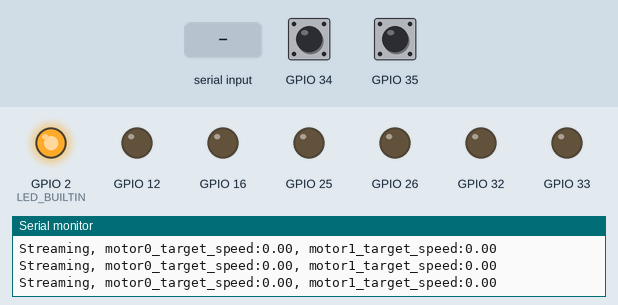
Recording of a program running on a simulated ESP32. On the bench: output pins drawn as LEDs (lit = HIGH), the last lines printed to the serial monitor. Dashed ring = blinking. The inputs (shaded band) are chosen by the test bench; at power-on: GPIO 34 HIGH, GPIO 35 HIGH.

Above: at 3.7 s.
3.8 s: "90,45\n" received over Serial
At 4.74 s:
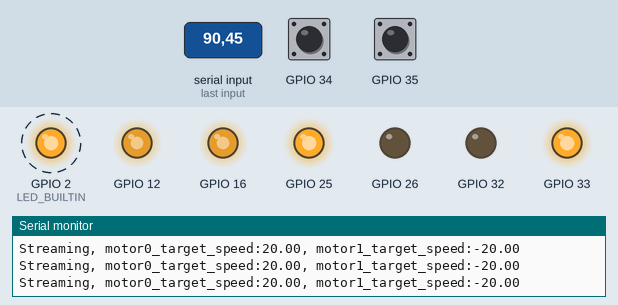
At 5.92 s:
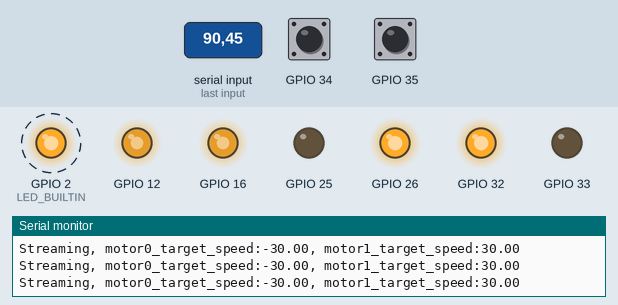
Timing chart, 0 to 12.8 s (numbered marks = the images above; inputs shaded):
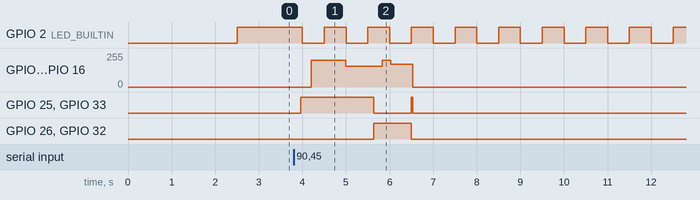

The program:

main.cpp
```cpp
#include "board_pins.h"

#include <Arduino.h>
#include <CAN.h>
#include <dji_motors.h>
#include <freertos/FreeRTOS.h>
#include <dc_motors.h>
#include <serial_com.h>

#define DEBUG true
#define TESTMODE true
#define WHEEL_RADIUS 80 // In mm
#define FRICTION_WHEEL_RADIUS 60 // In mm

void onReceive(int);
float parseCoordinate(const String&, char);

dc_motorClass dc_motor[2];

motorClass motors[4] = {
  motorClass(MOTOR1),
  motorClass(MOTOR2),
  motorClass(MOTOR3),
  motorClass(MOTOR4)
};

BallAngleCalculator calculator;
DistanceCalculator ballDistance;

PIDController angleController;
PIDController distanceController;

// Using the FreeRTOS task to control the motor
void taks_can_sender(void *pvParameters);
void task_serial_sender(void *pvParameters);
void task_serial_receiver(void *pvParameters);
void task_motor(void *pvParameters);

void task_led(void *pvParameters);

void setup() {
  Serial.begin(115200);
  // put your setup code here, to run once:
  delay(500);
  float PIDs_0[6] = {1.5, 0.02, 0.08,
                     0.0, 0.0, 0.0},

        PIDs_1[6] = {2, 0.02, 0.08,
                     0.0, 0.0, 0.0},

        DC_MOTOR_PIDs_0[6] = {1.5, 0.18, 0.05,
                              0, 0, 0},

        DC_MOTOR_PIDs_1[6] = {1.5, 0.18, 0.05,
                              0, 0, 0};


  motors[0].init(CAN_RX, CAN_TX, PIDs_0, onReceive);
  motors[1].init(CAN_RX, CAN_TX, PIDs_1, onReceive);

  dc_motor[0].init(EA1, EB1, IN1, IN2, INA, 0);
  dc_motor[1].init(EA2, EB2, IN3, IN4, INB, 2);

  dc_motor[0].set_pid(DC_MOTOR_PIDs_0);
  dc_motor[1].set_pid(DC_MOTOR_PIDs_1);

  angleController.initController(DEFAULT_LOOP);
  angleController.setControllerParams(0.1, 0.001, 0.0);
  angleController.maxOutput = 100;

  distanceController.initController(DEFAULT_LOOP);
  distanceController.setControllerParams(1.2, 0.001, 0.0);
  distanceController.maxOutput = 100;

  xTaskCreatePinnedToCore(task_serial_sender, "Serial Sender", 4096, NULL, 1, NULL, 1);
  xTaskCreatePinnedToCore(task_serial_receiver, "Serial Receiver", 4096, NULL, 2, NULL, 0);
  xTaskCreatePinnedToCore(task_led, "LED", 1024, NULL, 1, NULL, 1);
  xTaskCreatePinnedToCore(taks_can_sender, "CAN Sender", 4096, NULL, 4, NULL, 1);
  xTaskCreatePinnedToCore(task_motor, "Motor", 4096, NULL, 4, NULL, 1);

  Serial.println("Setup done!");
}

void loop() {
  // put your main code here, to run repeatedly:
}


void onReceive(int packetSize) {
  int id = CAN.packetId() - 0x201;
  // Check if the id valid
  if(id > 3 || id < 0) return;
  uint8_t rawData[8];
  for(int i = 0; CAN.available(); i++){
    rawData[i] = CAN.read();
    if(i > 7) break;
  }
  motors[id].motorData.parseRawData(rawData);
}


void taks_can_sender(void *pvParameters) {
  vTaskDelay(500);
  while(1){
    int current0 = motors[0].getCurrent;
    int current1 = motors[1].getCurrent;
    CAN.beginPacket(0x200);
    CAN.write(lowByte(current0) << 8 | highByte(current0));
    CAN.write(0x00);
    CAN.write(lowByte(current1) << 8 | highByte(current1));
    CAN.write(0x00);
    CAN.endPacket();
    vTaskDelay(1);
  }
}

void task_serial_sender(void *pvParameters) {
  Serial.println("Task serial started");
  vTaskDelay(500);
  while(DEBUG) {
    Serial.print("Streaming");
    // Serial.print("current:");
    // Serial.print(motors[0].getCurrent/1000.0);
    // Serial.print(", motor0_speed:");
    // Serial.print(motors[0].motorData.speed);
    // Serial.print(", motor1_speed:");
    // Serial.print(motors[1].motorData.speed);
    // Serial.print(", target_speed:");
    // Serial.print(motors[0].targetSpeed);
    // Serial.print(", motor_position:");
    // Serial.print(motors[0].motorData.readablePosition);
    // Serial.print(", Shaft angle:");
    // Serial.print(motors[0].motorData.shaftAngle);
    // Serial.print(", Target position:");
    // Serial.print(motors[0].motorData.absluteEncoder/(3591.0*360.0/187.0)*rotationDistance);
    // Serial.print(", Abslute encoder:");
    // Serial.print(motors[0].motorData.absluteEncoder);
    // Serial.print(", Target position:");
    // Serial.print(motors[0].targetPosition);
    // Serial.print(", Torque:");
    // Serial.print(motors[0].motorData.torque);
    // Serial.print(", debug:");
    // Serial.print(motors[0].debugOutput);
    // Serial.print(", posPID:");
    // Serial.print(motors[0].posPID.getOutput);
    // Serial.print(", speedPID:");
    // Serial.print(motors[0].speedPID.getOutput);
    // Serial.print(", speedPID1:");
    // Serial.print(motors[1].speedPID.getOutput);
    // Serial.print(", motor0_degree:");
    // Serial.print(dc_motor[0].degree);
    // Serial.print(", motor0_speed:");
    // Serial.print(dc_motor[0].get_speed());
    Serial.print(", motor0_target_speed:");
    Serial.print(dc_motor[0].get_target_speed());
    // Serial.print(", motor0_pid_output:");
    // Serial.print(dc_motor[0].speedController.getOutput);
    // Serial.print(", motor1_encoderCount:");
    // Serial.print(dc_motor[1].encoderCount);
    // Serial.print(", motor1_degree:");
    // Serial.print(dc_motor[1].degree);
    // Serial.print(", motor1_speed:");
    // Serial.print(dc_motor[1].get_speed());
    Serial.print(", motor1_target_speed:");
    Serial.print(dc_motor[1].get_target_speed());
    // Serial.print(", motor1_pid_output:");
    // Serial.print(dc_motor[1].speedController.getOutput);
    Serial.println();
    vTaskDelay(100);
  }
  vTaskDelete(NULL);
}

void task_serial_receiver(void *pvParameters) {
  Serial.println("Task serial receiver started");
  vTaskDelay(500);
  String inString;
  float speed = 0;
  int data = 0;
  bool SETTING_FLAG = false;
  // while(TESTMODE) {
  //   if (Serial.available() > 0) {
  //     data = Serial.parseFloat();
  //     if(Serial.read() == '\n') {
  //       dc_motor[0].set_speed(data);
  //       dc_motor[1].set_speed(data);
  //     }
  //   }
  //   vTaskDelay(50);
  // }

  // while(!TESTMODE){
  //   if (Serial.available() > 0) {
  //     speed = Serial.parseFloat();
  //     if(Serial.read() == '\n') {
  //       motors[0].targetSpeed = speed;
  //       motors[1].targetSpeed = -speed;
  //     }
  //   }
  //   vTaskDelay(50);
  // }
  float angle2speed_prop = -1.0;
  float distance2speed_prop = -1.0;
  float angle_output = 0;
  float distance_output = 0;
  float angle = 0;
  float distance = 0;
  uint32_t serialCounter = 530;
  while(1){
    if (Serial.available() > 0){
      if(serialCounter > 0) serialCounter = 0;
      // Serial.println("data received");
      // Read the incoming string
      String data = Serial.readStringUntil('\n');
      // Serial.println(data);
      float x = parseCoordinate(data, 'x');
      float y = parseCoordinate(data, 'y');
      if (x!=0||y!=0){
        distance = ballDistance.calculateDistance(x,y);
        calculator.setCoordinates(x, y);
        angle = calculator.calculateAngle();

        angle_output = angleController.compute(angle, 0);
        distance_output = distanceController.compute(distance, 0);

        dc_motor[0].set_speed(angle_output * -angle2speed_prop + distance_output * distance2speed_prop);
        dc_motor[1].set_speed(angle_output * angle2speed_prop + distance_output * distance2speed_prop);
        motors[0].targetSpeed = 500;
        motors[1].targetSpeed = -500;
      }
    }
    else{
      serialCounter++;
    }

    if(serialCounter > 30 && serialCounter < 230){
      dc_motor[0].set_speed(20);
      dc_motor[1].set_speed(-20);
    }
    else if(serialCounter > 230 && serialCounter < 430){
      dc_motor[0].set_speed(-30);
      dc_motor[1].set_speed(30);
    }
    else if(serialCounter > 430 && serialCounter < 530){
      dc_motor[0].set_speed(20);
      dc_motor[1].set_speed(-20);
    }
    if(serialCounter >= 530){
      serialCounter = 530;
      dc_motor[0].set_speed(0);
      dc_motor[1].set_speed(0);
      motors[0].targetSpeed = 0;
      motors[1].targetSpeed = 0;
    }
    // Serial.println(distance);
    // Serial.println(angle);
    // dc_motor[0].set_speed(20);
    // dc_motor[1].set_speed(20);
    // Serial.print("Speed: ");
    // Serial.println(angle * angle2speed_prop + distance * distance2speed_prop);
    vTaskDelay(5);
  }

}

void task_motor(void *pvParameters) {
  vTaskDelay(500);
  while(1) {
    motors[0].run();
    motors[1].run();
    dc_motor[0].run();
    dc_motor[1].run();
    vTaskDelay(5);
  }
}

void task_led(void *pvParameters) {
  pinMode(LED_BUILTIN, OUTPUT);
  digitalWrite(LED_BUILTIN, HIGH);
  vTaskDelay(1000);
  while(1) {
    digitalWrite(LED_BUILTIN, HIGH);
    vTaskDelay(500);
    digitalWrite(LED_BUILTIN, LOW);
    vTaskDelay(500);
  }
}

float parseCoordinate(const String& data, char coordType) {
    String coordStr = coordType + String("=");
    int startIndex = data.indexOf(coordStr) + coordStr.length();
    int endIndex = data.indexOf(',', startIndex);
    if (endIndex == -1) { // If ',' is not found, it must be the end of the string
        endIndex = data.length();
    }
    return data.substring(startIndex, endIndex).toFloat();
}
```

board_pins.h
```cpp
// Description: This file contains the pin definitions for the ESP32 board.
// Note EA1 and EB1 for motor0 and EA2 and EB2 for motor1 are the encoder pins.
// 36 39 does not support interrupts, but one of the encoder pin must be connected to an interrupt pin.

#define EA1 35  // Encoder A pin for motor0, original 36, swap with EB2 for interrupt
#define EB1 39
#define EA2 34
#define EB2 36  // Encoder B pin for motor1, original 35, swap with EA1 for non interrupt

#define IN1 32
#define IN2 33
#define IN3 25
#define IN4 26

#define CAN_RX 27
#define CAN_TX 14

#define INA 12
#define INB 16
```

Measured:
- after the input at 3.8 s, GPIO 12, GPIO 16: 0/255 → 199/255 after 0.41 s, → 154/255 0.79 s later, → 199/255 0.83 s later, → 169/255 0.20 s later, … (5 changes in this stretch); GPIO 25, GPIO 33: LOW → HIGH after 0.17 s, → LOW 1.7 s later, → HIGH 0.86 s later, → LOW 0.04 s later; GPIO 26, GPIO 32: LOW → HIGH after 1.8 s, → LOW 0.85 s later
- by itself, GPIO 2 (LED_BUILTIN): alternates HIGH for 0.50 s and LOW for 0.50 s
